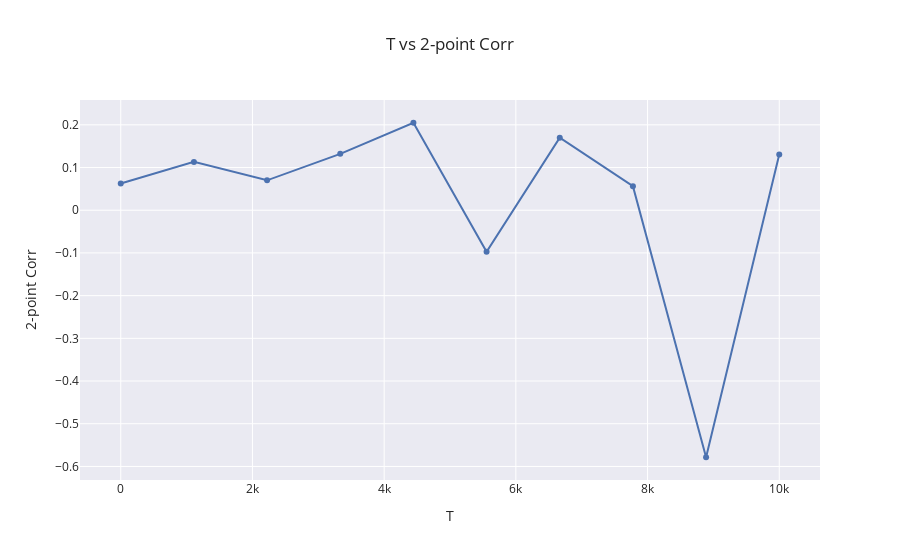

Notebook code cell kept with this figure:
### Code cell
fig = go.Figure()
results = df8

fig.add_trace(go.Scatter(x = results[results['1-point_corr'] == 0.0]['T'],
                         y = results[results['1-point_corr'] == 0.0]['corrs'].str[2],
                         mode='markers+lines',
                        )
             )

fig.update_layout(
    title="T vs 2-point Corr",
    xaxis_title="T",
    yaxis_title="2-point Corr",
    template='seaborn'
)
#fig.update_traces(texttemplate='%{text:.2s}', textposition='top center')
fig.show()

### Figure 1 — Plotly figure (JSON) as saved in the notebook; plotly's stock layout.template omitted (floating-point values rounded to 4 significant figures)
{"data": [{"mode": "markers+lines", "type": "scatter", "x": [0, 1111.0, 2222.0, 3333.0, 4444.0, 5556.0, 6667.0, 7778.0, 8889.0, 10000], "y": [0.06253, 0.1132, 0.07003, 0.1321, 0.2049, -0.09748, 0.1699, 0.05638, -0.5785, 0.1307]}], "layout": {"title": {"text": "T vs 2-point Corr"}, "xaxis": {"title": {"text": "T"}}, "yaxis": {"title": {"text": "2-point Corr"}}}}
